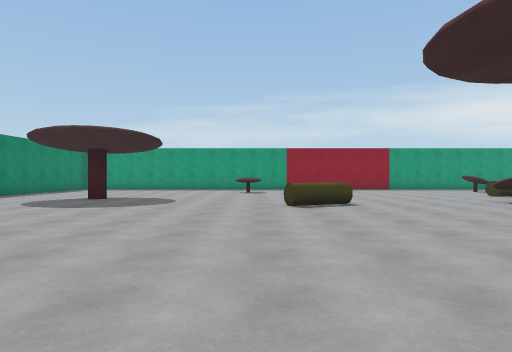
[1] (above)

17 first-person views from a walk through a Unity game level. The camera is 1.3 m above the floor, looks level and sees 75° across. The floor is counted in squares, 2 m on a side. Each view is taken from the middle of a square. On the plan, view 1 faces up. The plan holds only what a view shows up to about 10 squares ahead; the rest is blank.

[2]
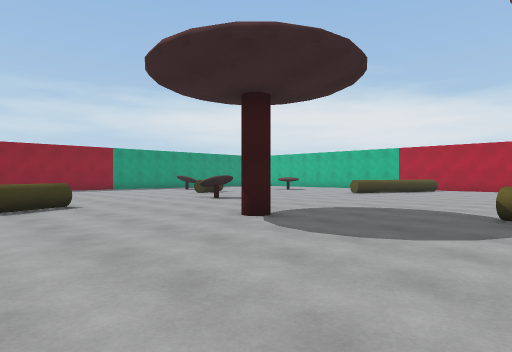

[3]
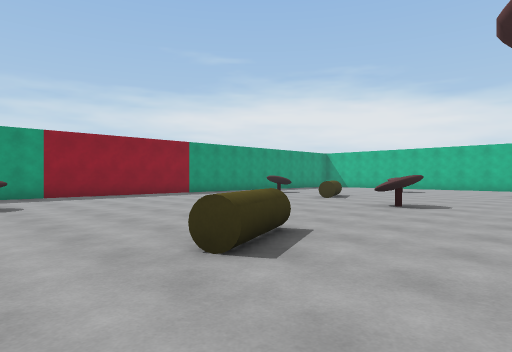

[4]
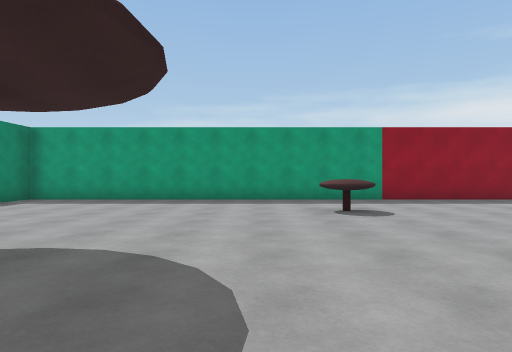

[5]
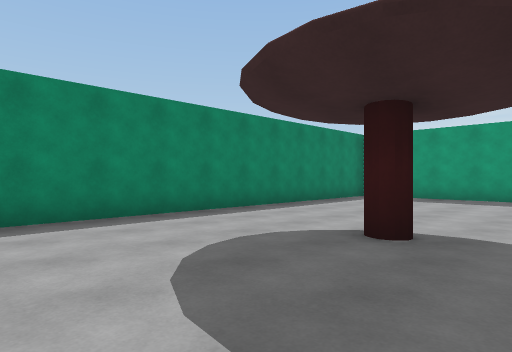

[6]
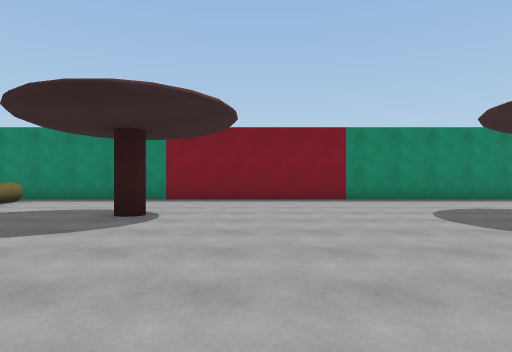

[7]
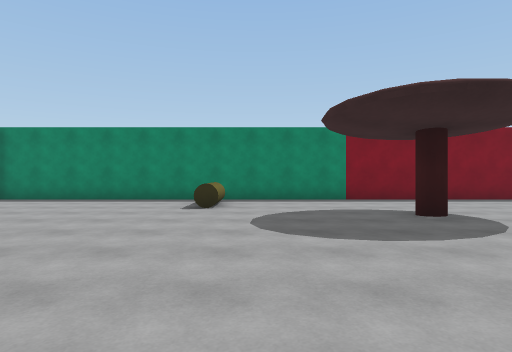

[8]
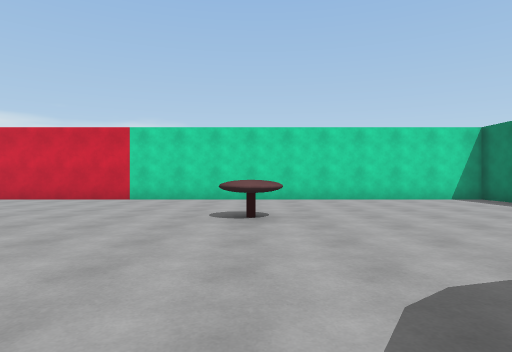

[9]
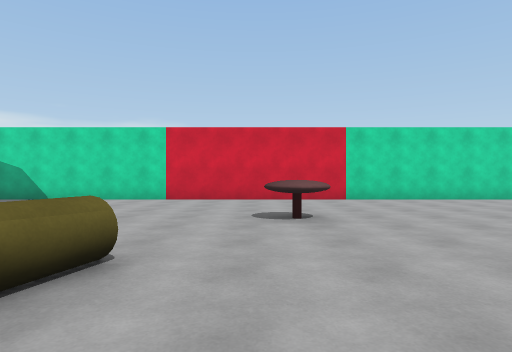

[10]
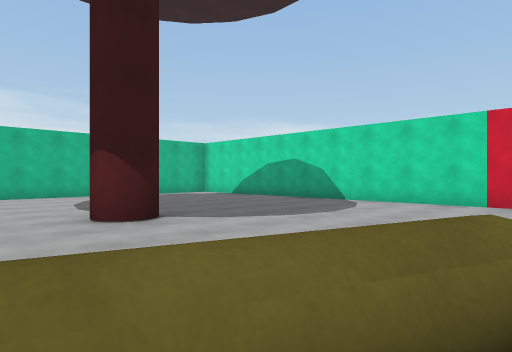

[11]
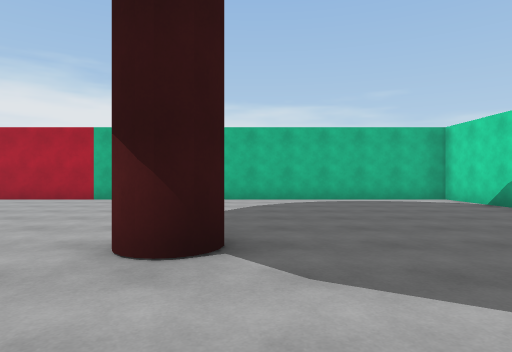

[12]
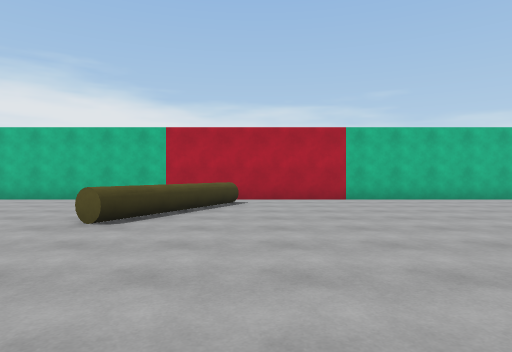

[13]
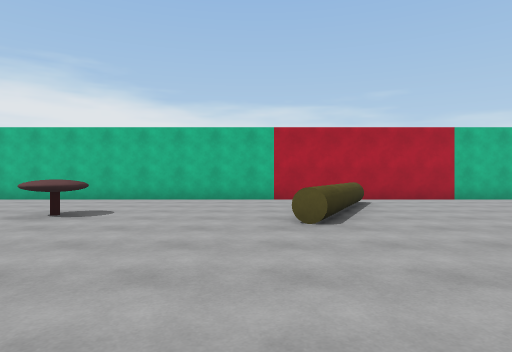

[14]
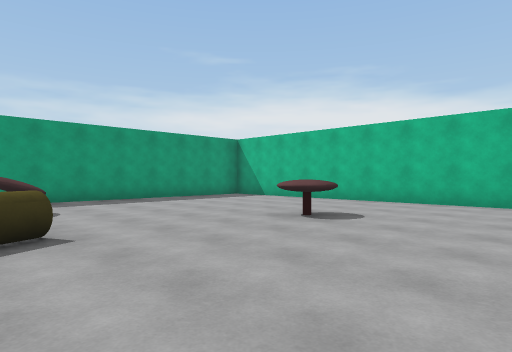

[15]
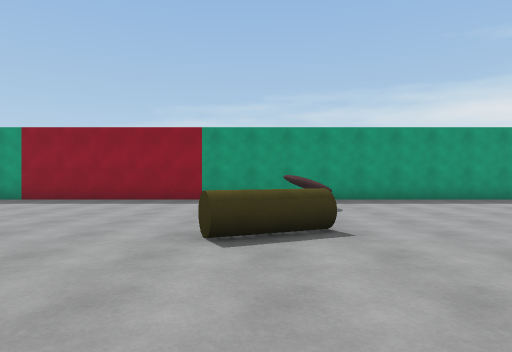

[16]
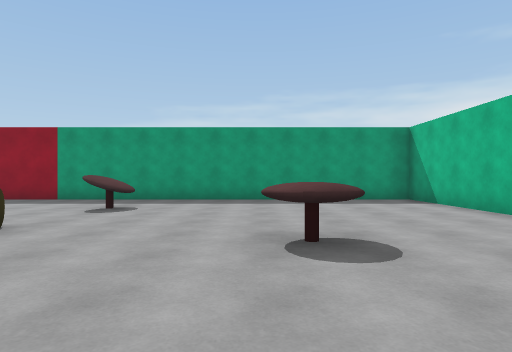

[17]
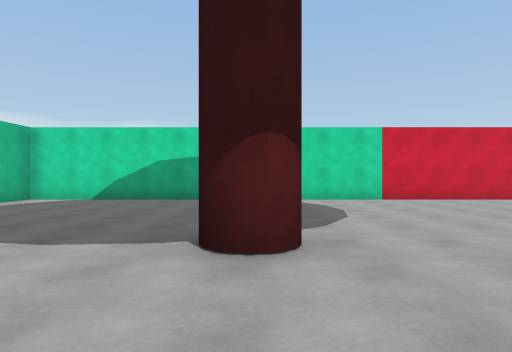

### Floor plan
Key: @ floor where view 1 was taken; # wall or solid block; . floor; = window, fence, low wall or low ledge; ^ raised ledge; C cylinder; Y yellow cylinder.
Columns run from 9 left of view 1 to 17 right of it. Each row starts with its distance up from view 1.
 17 ###########################
 16 #.........................#
 15 #.........................#
 14 #.................^.......#
 13 #........^................#
 12 #.........................#
 11 #................YY.......#
 10 #...C................^^...#
  9 #.........................#
  8 #..........Y...^..........#
  7 #.........YY..............#
  6 #....................^^...#
  5 #.....................=^^.#
  4 #............#............#
  3 #.........................#
  2 #....C....................#
  1 #..............=..........#
  0 #........@.....^ .........#
 -1 #.............^= .........#
 -2 #.YY...............#......#
 -3 #.........................#
 -4 #......^....^^............#
 -5 #.........................#
 -6 #.........................#
 -7 #.........................#
 -8 #.........................#
 -9 ###########################

Positions as (right, up) in squares from view 1, and headings:
1: (0, 0), facing up
2: (0, 0), facing up-right
3: (-1, 5), facing up-right
4: (-2, 7), facing up
5: (-3, 6), facing up-left
6: (1, 4), facing left
7: (1, -1), facing left
8: (-2, 1), facing down
9: (4, 1), facing down
10: (5, 0), facing down-right
11: (7, -3), facing right
12: (7, 4), facing right
13: (7, 7), facing right
14: (8, 7), facing up-right
15: (8, 7), facing up
16: (12, 7), facing up
17: (10, 1), facing down
